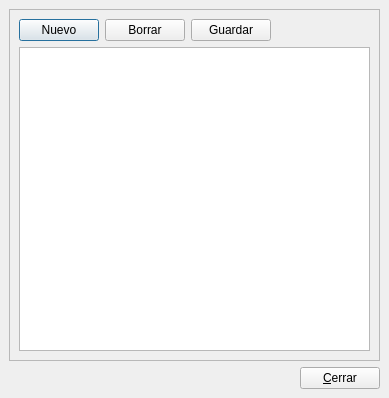
<ui version="4.0" >
 <author>Tomeu Borrás Riera y Fco. Javier M. C.</author>
 <comment></comment>
 <exportmacro></exportmacro>
 <class>ListProvinciasBase</class>
 <widget class="QDialog" name="ListProvinciasBase" >
  <property name="geometry" >
   <rect>
    <x>0</x>
    <y>0</y>
    <width>389</width>
    <height>398</height>
   </rect>
  </property>
  <property name="windowTitle" >
   <string>Provincias</string>
  </property>
  <layout class="QVBoxLayout" >
   <property name="margin" >
    <number>9</number>
   </property>
   <property name="spacing" >
    <number>6</number>
   </property>
   <item>
    <layout class="QVBoxLayout" >
     <property name="margin" >
      <number>0</number>
     </property>
     <property name="spacing" >
      <number>6</number>
     </property>
     <item>
      <widget class="QFrame" name="frame" >
       <property name="frameShape" >
        <enum>QFrame::StyledPanel</enum>
       </property>
       <property name="frameShadow" >
        <enum>QFrame::Raised</enum>
       </property>
       <layout class="QHBoxLayout" >
        <property name="margin" >
         <number>9</number>
        </property>
        <property name="spacing" >
         <number>6</number>
        </property>
        <item>
         <layout class="QVBoxLayout" >
          <property name="margin" >
           <number>0</number>
          </property>
          <property name="spacing" >
           <number>6</number>
          </property>
          <item>
           <layout class="QHBoxLayout" >
            <property name="margin" >
             <number>0</number>
            </property>
            <property name="spacing" >
             <number>6</number>
            </property>
            <item>
             <widget class="QPushButton" name="botonnew" >
              <property name="text" >
               <string>Nuevo</string>
              </property>
             </widget>
            </item>
            <item>
             <widget class="QPushButton" name="botondelete" >
              <property name="text" >
               <string>Borrar</string>
              </property>
             </widget>
            </item>
            <item>
             <widget class="QPushButton" name="botonsave" >
              <property name="text" >
               <string>Guardar</string>
              </property>
             </widget>
            </item>
            <item>
             <spacer>
              <property name="orientation" >
               <enum>Qt::Horizontal</enum>
              </property>
              <property name="sizeHint" >
               <size>
                <width>40</width>
                <height>20</height>
               </size>
              </property>
             </spacer>
            </item>
           </layout>
          </item>
          <item>
           <widget class="QTableWidget" name="m_listado" />
          </item>
         </layout>
        </item>
       </layout>
      </widget>
     </item>
     <item>
      <layout class="QHBoxLayout" >
       <property name="margin" >
        <number>0</number>
       </property>
       <property name="spacing" >
        <number>6</number>
       </property>
       <item>
        <spacer>
         <property name="orientation" >
          <enum>Qt::Horizontal</enum>
         </property>
         <property name="sizeHint" >
          <size>
           <width>40</width>
           <height>20</height>
          </size>
         </property>
        </spacer>
       </item>
       <item>
        <widget class="QPushButton" name="m_botonCerrar" >
         <property name="text" >
          <string>&amp;Cerrar</string>
         </property>
        </widget>
       </item>
      </layout>
     </item>
    </layout>
   </item>
  </layout>
 </widget>
 <layoutdefault spacing="2" margin="6" />
 <pixmapfunction></pixmapfunction>
 <resources/>
 <connections>
  <connection>
   <sender>m_botonCerrar</sender>
   <signal>clicked()</signal>
   <receiver>ListProvinciasBase</receiver>
   <slot>close()</slot>
   <hints>
    <hint type="sourcelabel" >
     <x>335</x>
     <y>373</y>
    </hint>
    <hint type="destinationlabel" >
     <x>194</x>
     <y>198</y>
    </hint>
   </hints>
  </connection>
 </connections>
</ui>
